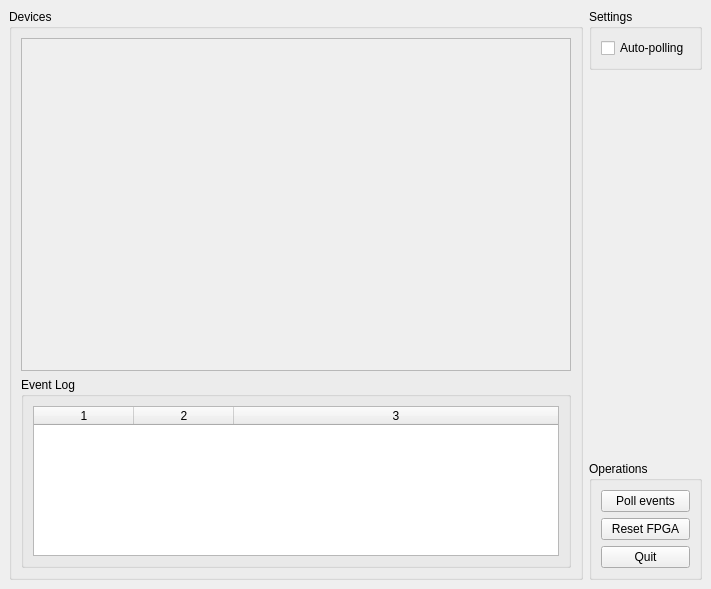
<?xml version="1.0" encoding="UTF-8"?>
<ui version="4.0">
 <class>MainWindow</class>
 <widget class="QMainWindow" name="MainWindow">
  <property name="geometry">
   <rect>
    <x>0</x>
    <y>0</y>
    <width>711</width>
    <height>589</height>
   </rect>
  </property>
  <property name="windowTitle">
   <string>FPGA Device Monitor</string>
  </property>
  <widget class="QWidget" name="centralwidget">
   <layout class="QHBoxLayout" name="horizontalLayout">
    <property name="leftMargin">
     <number>9</number>
    </property>
    <property name="topMargin">
     <number>9</number>
    </property>
    <property name="rightMargin">
     <number>9</number>
    </property>
    <property name="bottomMargin">
     <number>9</number>
    </property>
    <item>
     <layout class="QVBoxLayout" name="verticalLayout_5">
      <item>
       <widget class="QGroupBox" name="groupBox">
        <property name="sizePolicy">
         <sizepolicy hsizetype="Preferred" vsizetype="Preferred">
          <horstretch>0</horstretch>
          <verstretch>0</verstretch>
         </sizepolicy>
        </property>
        <property name="title">
         <string>Devices</string>
        </property>
        <layout class="QVBoxLayout" name="verticalLayout">
         <item>
          <widget class="QScrollArea" name="scrollArea">
           <property name="minimumSize">
            <size>
             <width>300</width>
             <height>0</height>
            </size>
           </property>
           <property name="frameShape">
            <enum>QFrame::StyledPanel</enum>
           </property>
           <property name="horizontalScrollBarPolicy">
            <enum>Qt::ScrollBarAlwaysOff</enum>
           </property>
           <property name="widgetResizable">
            <bool>true</bool>
           </property>
           <widget class="QWidget" name="scrollAreaContents">
            <property name="geometry">
             <rect>
              <x>0</x>
              <y>0</y>
              <width>554</width>
              <height>339</height>
             </rect>
            </property>
            <layout class="QGridLayout" name="gridLayout">
             <property name="leftMargin">
              <number>4</number>
             </property>
             <property name="topMargin">
              <number>4</number>
             </property>
             <property name="rightMargin">
              <number>4</number>
             </property>
             <property name="bottomMargin">
              <number>4</number>
             </property>
             <property name="spacing">
              <number>2</number>
             </property>
             <item row="0" column="0">
              <layout class="QVBoxLayout" name="lyo_devices"/>
             </item>
             <item row="1" column="0">
              <spacer name="verticalSpacer_2">
               <property name="orientation">
                <enum>Qt::Vertical</enum>
               </property>
               <property name="sizeHint" stdset="0">
                <size>
                 <width>20</width>
                 <height>40</height>
                </size>
               </property>
              </spacer>
             </item>
            </layout>
           </widget>
          </widget>
         </item>
         <item>
          <widget class="QGroupBox" name="grp_event">
           <property name="sizePolicy">
            <sizepolicy hsizetype="Preferred" vsizetype="Maximum">
             <horstretch>0</horstretch>
             <verstretch>0</verstretch>
            </sizepolicy>
           </property>
           <property name="title">
            <string>Event Log</string>
           </property>
           <layout class="QVBoxLayout" name="verticalLayout_6">
            <item>
             <widget class="QTableWidget" name="tbl_log">
              <property name="maximumSize">
               <size>
                <width>16777215</width>
                <height>150</height>
               </size>
              </property>
              <property name="wordWrap">
               <bool>false</bool>
              </property>
              <property name="columnCount">
               <number>3</number>
              </property>
              <attribute name="horizontalHeaderStretchLastSection">
               <bool>true</bool>
              </attribute>
              <attribute name="verticalHeaderStretchLastSection">
               <bool>false</bool>
              </attribute>
              <column/>
              <column/>
              <column/>
             </widget>
            </item>
           </layout>
          </widget>
         </item>
        </layout>
       </widget>
      </item>
     </layout>
    </item>
    <item>
     <layout class="QVBoxLayout" name="verticalLayout_3">
      <item>
       <widget class="QGroupBox" name="groupBox_3">
        <property name="title">
         <string>Settings</string>
        </property>
        <layout class="QVBoxLayout" name="verticalLayout_4">
         <item>
          <widget class="QCheckBox" name="chk_polling">
           <property name="text">
            <string>Auto-polling</string>
           </property>
           <property name="checked">
            <bool>false</bool>
           </property>
          </widget>
         </item>
        </layout>
       </widget>
      </item>
      <item>
       <spacer name="verticalSpacer">
        <property name="orientation">
         <enum>Qt::Vertical</enum>
        </property>
        <property name="sizeHint" stdset="0">
         <size>
          <width>20</width>
          <height>40</height>
         </size>
        </property>
       </spacer>
      </item>
      <item>
       <widget class="QGroupBox" name="groupBox_2">
        <property name="title">
         <string>Operations</string>
        </property>
        <layout class="QVBoxLayout" name="verticalLayout_2">
         <item>
          <widget class="QPushButton" name="btn_poll">
           <property name="text">
            <string>Poll events</string>
           </property>
          </widget>
         </item>
         <item>
          <widget class="QPushButton" name="btn_reset">
           <property name="text">
            <string>Reset FPGA</string>
           </property>
          </widget>
         </item>
         <item>
          <widget class="QPushButton" name="btn_quit">
           <property name="text">
            <string>Quit</string>
           </property>
          </widget>
         </item>
        </layout>
       </widget>
      </item>
     </layout>
    </item>
   </layout>
  </widget>
 </widget>
 <resources/>
 <connections/>
</ui>
